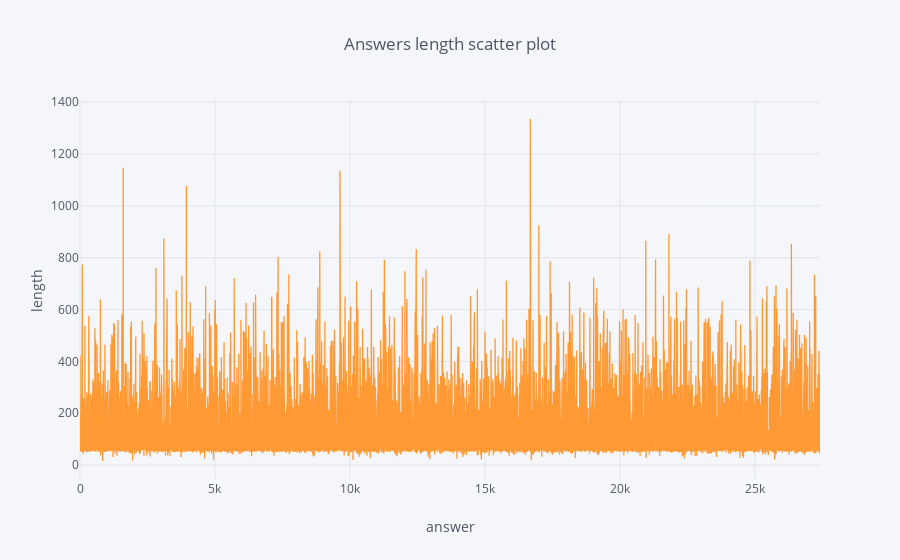

The notebook cell this image was saved under:
### Markdown cell above
The mean of the answers length is 111.8 word! and the mean is 16, this means that the size of the answers we have is quite long. Let's investigate more it's distribution.

### Code cell
# The distribution of the length of answers
l2a['answer_length'].iplot(kind='scatter', xTitle = 'answer', yTitle = 'length'
                                         , title='Answers length scatter plot')

### Figure 1 — Plotly figure (JSON) as saved in the notebook; plotly's stock layout.template omitted (floating-point values rounded to 4 significant figures; data arrays with more than 128 entries replaced by an {"elided": "..."} marker saying what was removed)
{"data": [{"line": {"color": "rgba(255, 153, 51, 1.0)", "dash": "solid", "shape": "linear", "width": 1.3}, "mode": "lines", "name": "answer_length", "text": "", "type": "scatter", "uid": "a6330e58-adfd-4f65-bdae-dba7938d0d4c", "x": {"elided": "27413 int values"}, "y": {"elided": "27413 int values"}}], "layout": {"legend": {"bgcolor": "#F5F6F9", "font": {"color": "#4D5663"}}, "paper_bgcolor": "#F5F6F9", "plot_bgcolor": "#F5F6F9", "title": {"font": {"color": "#4D5663"}, "text": "Answers length scatter plot"}, "xaxis": {"gridcolor": "#E1E5ED", "showgrid": true, "tickfont": {"color": "#4D5663"}, "title": {"font": {"color": "#4D5663"}, "text": "answer"}, "zerolinecolor": "#E1E5ED"}, "yaxis": {"gridcolor": "#E1E5ED", "showgrid": true, "tickfont": {"color": "#4D5663"}, "title": {"font": {"color": "#4D5663"}, "text": "length"}, "zerolinecolor": "#E1E5ED"}}}
